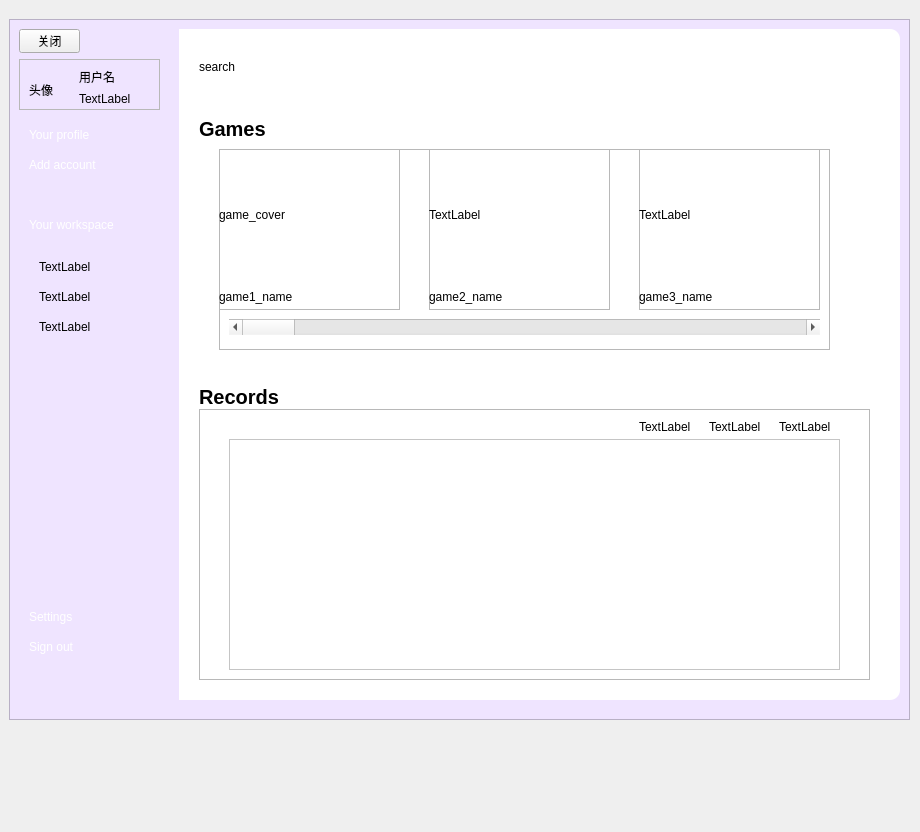
<?xml version="1.0" encoding="UTF-8"?>
<ui version="4.0">
 <class>Form</class>
 <widget class="QWidget" name="Form">
  <property name="geometry">
   <rect>
    <x>0</x>
    <y>0</y>
    <width>920</width>
    <height>832</height>
   </rect>
  </property>
  <property name="windowTitle">
   <string>Form</string>
  </property>
  <widget class="QFrame" name="main_frame">
   <property name="geometry">
    <rect>
     <x>9</x>
     <y>19</y>
     <width>901</width>
     <height>701</height>
    </rect>
   </property>
   <property name="styleSheet">
    <string notr="true">#main_frame {
	background-color: rgb(239, 228, 255)
}</string>
   </property>
   <property name="frameShape">
    <enum>QFrame::StyledPanel</enum>
   </property>
   <property name="frameShadow">
    <enum>QFrame::Raised</enum>
   </property>
   <widget class="QFrame" name="site_frame_1">
    <property name="geometry">
     <rect>
      <x>10</x>
      <y>10</y>
      <width>161</width>
      <height>671</height>
     </rect>
    </property>
    <property name="styleSheet">
     <string notr="true">#site_frame_1 {
	background: qlineargradient(x1:0.7, y1:0.5, x2:1, y2:1,
                                stop:0 rgb(134, 142, 255), 
                                stop:1 rgb(233, 206, 255));
	border-top-left-radius: 10px; /* 设置左上角圆角 */
    border-bottom-left-radius: 10px; /* 设置左下角圆角 */
}</string>
    </property>
    <property name="frameShape">
     <enum>QFrame::StyledPanel</enum>
    </property>
    <property name="frameShadow">
     <enum>QFrame::Raised</enum>
    </property>
    <widget class="QFrame" name="frame_5">
     <property name="geometry">
      <rect>
       <x>0</x>
       <y>30</y>
       <width>141</width>
       <height>51</height>
      </rect>
     </property>
     <property name="frameShape">
      <enum>QFrame::StyledPanel</enum>
     </property>
     <property name="frameShadow">
      <enum>QFrame::Raised</enum>
     </property>
     <widget class="QLabel" name="label">
      <property name="geometry">
       <rect>
        <x>10</x>
        <y>10</y>
        <width>41</width>
        <height>41</height>
       </rect>
      </property>
      <property name="text">
       <string>头像</string>
      </property>
     </widget>
     <widget class="QLabel" name="label_9">
      <property name="geometry">
       <rect>
        <x>60</x>
        <y>10</y>
        <width>91</width>
        <height>16</height>
       </rect>
      </property>
      <property name="text">
       <string>用户名</string>
      </property>
     </widget>
     <widget class="QLabel" name="label_10">
      <property name="geometry">
       <rect>
        <x>60</x>
        <y>30</y>
        <width>71</width>
        <height>20</height>
       </rect>
      </property>
      <property name="text">
       <string>TextLabel</string>
      </property>
     </widget>
    </widget>
    <widget class="QLabel" name="label_2">
     <property name="geometry">
      <rect>
       <x>10</x>
       <y>90</y>
       <width>121</width>
       <height>31</height>
      </rect>
     </property>
     <property name="styleSheet">
      <string notr="true">QLabel {
	font: 9pt &quot;Microsoft YaHei UI&quot;;
	color: rgb(255, 255, 255)
}</string>
     </property>
     <property name="text">
      <string>Your profile</string>
     </property>
    </widget>
    <widget class="QLabel" name="label_3">
     <property name="geometry">
      <rect>
       <x>10</x>
       <y>120</y>
       <width>121</width>
       <height>31</height>
      </rect>
     </property>
     <property name="styleSheet">
      <string notr="true">QLabel {
	font: 9pt &quot;Microsoft YaHei UI&quot;;
	color: rgb(255, 255, 255)
}</string>
     </property>
     <property name="text">
      <string>Add account</string>
     </property>
    </widget>
    <widget class="QLabel" name="label_4">
     <property name="geometry">
      <rect>
       <x>10</x>
       <y>180</y>
       <width>121</width>
       <height>31</height>
      </rect>
     </property>
     <property name="styleSheet">
      <string notr="true">QLabel {
	font: 9pt &quot;Microsoft YaHei UI&quot;;
	color: rgb(255, 255, 255)
}</string>
     </property>
     <property name="text">
      <string>Your workspace</string>
     </property>
    </widget>
    <widget class="QLabel" name="label_5">
     <property name="geometry">
      <rect>
       <x>20</x>
       <y>230</y>
       <width>54</width>
       <height>16</height>
      </rect>
     </property>
     <property name="text">
      <string>TextLabel</string>
     </property>
    </widget>
    <widget class="QLabel" name="label_6">
     <property name="geometry">
      <rect>
       <x>20</x>
       <y>260</y>
       <width>54</width>
       <height>16</height>
      </rect>
     </property>
     <property name="text">
      <string>TextLabel</string>
     </property>
    </widget>
    <widget class="QLabel" name="label_7">
     <property name="geometry">
      <rect>
       <x>20</x>
       <y>290</y>
       <width>54</width>
       <height>16</height>
      </rect>
     </property>
     <property name="text">
      <string>TextLabel</string>
     </property>
    </widget>
    <widget class="QLabel" name="label_8">
     <property name="geometry">
      <rect>
       <x>10</x>
       <y>610</y>
       <width>54</width>
       <height>16</height>
      </rect>
     </property>
     <property name="styleSheet">
      <string notr="true">QLabel {
	font: 9pt &quot;Microsoft YaHei UI&quot;;
	color: rgb(255, 255, 255)
}</string>
     </property>
     <property name="text">
      <string>Sign out</string>
     </property>
    </widget>
    <widget class="QPushButton" name="pushButton">
     <property name="geometry">
      <rect>
       <x>0</x>
       <y>0</y>
       <width>61</width>
       <height>24</height>
      </rect>
     </property>
     <property name="text">
      <string>关闭</string>
     </property>
    </widget>
    <widget class="QLabel" name="label_18">
     <property name="geometry">
      <rect>
       <x>10</x>
       <y>580</y>
       <width>54</width>
       <height>16</height>
      </rect>
     </property>
     <property name="styleSheet">
      <string notr="true">QLabel {
	font: 9pt &quot;Microsoft YaHei UI&quot;;
	color: rgb(255, 255, 255)
}</string>
     </property>
     <property name="text">
      <string>Settings</string>
     </property>
    </widget>
   </widget>
   <widget class="QFrame" name="main_frame_2">
    <property name="geometry">
     <rect>
      <x>170</x>
      <y>10</y>
      <width>721</width>
      <height>671</height>
     </rect>
    </property>
    <property name="styleSheet">
     <string notr="true">#main_frame_2 {
	background-color: rgb(255, 255, 255);
	border-top-right-radius: 10px; /* 设置左上角圆角 */
    border-bottom-right-radius: 10px; /* 设置左下角圆角 */
}</string>
    </property>
    <property name="frameShape">
     <enum>QFrame::StyledPanel</enum>
    </property>
    <property name="frameShadow">
     <enum>QFrame::Raised</enum>
    </property>
    <widget class="QFrame" name="Game_Frame">
     <property name="enabled">
      <bool>true</bool>
     </property>
     <property name="geometry">
      <rect>
       <x>0</x>
       <y>70</y>
       <width>711</width>
       <height>601</height>
      </rect>
     </property>
     <property name="styleSheet">
      <string notr="true">#Game_Frame {
    	border-top-right-radius: 10px; /* 设置左上角圆角 */
    border-bottom-right-radius: 10px; /* 设置左下角圆角 */
    background: qlineargradient(x1:0.3, y1:0, x2:1, y2:1,
                                stop:0 rgb(179, 202, 255), 
                                stop:1 rgba(255, 255, 255, 255));
}
</string>
     </property>
     <property name="frameShape">
      <enum>QFrame::StyledPanel</enum>
     </property>
     <property name="frameShadow">
      <enum>QFrame::Raised</enum>
     </property>
     <widget class="QLabel" name="label_12">
      <property name="geometry">
       <rect>
        <x>20</x>
        <y>20</y>
        <width>171</width>
        <height>20</height>
       </rect>
      </property>
      <property name="font">
       <font>
        <pointsize>15</pointsize>
        <italic>false</italic>
        <bold>true</bold>
       </font>
      </property>
      <property name="text">
       <string>Games</string>
      </property>
     </widget>
     <widget class="QLabel" name="label_17">
      <property name="enabled">
       <bool>true</bool>
      </property>
      <property name="geometry">
       <rect>
        <x>20</x>
        <y>290</y>
        <width>111</width>
        <height>16</height>
       </rect>
      </property>
      <property name="font">
       <font>
        <pointsize>15</pointsize>
        <bold>true</bold>
       </font>
      </property>
      <property name="text">
       <string>Records</string>
      </property>
     </widget>
     <widget class="QFrame" name="frame_6">
      <property name="geometry">
       <rect>
        <x>40</x>
        <y>50</y>
        <width>611</width>
        <height>201</height>
       </rect>
      </property>
      <property name="frameShape">
       <enum>QFrame::StyledPanel</enum>
      </property>
      <property name="frameShadow">
       <enum>QFrame::Raised</enum>
      </property>
      <widget class="QFrame" name="frame">
       <property name="geometry">
        <rect>
         <x>0</x>
         <y>0</y>
         <width>181</width>
         <height>161</height>
        </rect>
       </property>
       <property name="frameShape">
        <enum>QFrame::StyledPanel</enum>
       </property>
       <property name="frameShadow">
        <enum>QFrame::Raised</enum>
       </property>
       <widget class="QLabel" name="label_13">
        <property name="geometry">
         <rect>
          <x>0</x>
          <y>0</y>
          <width>181</width>
          <height>131</height>
         </rect>
        </property>
        <property name="styleSheet">
         <string notr="true">QFrame {
	    background: qlineargradient(x1:0.3, y1:0, x2:1, y2:1,
                                stop:0 rgb(140, 125, 255), 
                                stop:1 rgb(238, 196, 255));
	border-radius: 15px; /* 设置圆角大小 */
}</string>
        </property>
        <property name="text">
         <string>game_cover</string>
        </property>
       </widget>
       <widget class="QLabel" name="label_19">
        <property name="geometry">
         <rect>
          <x>0</x>
          <y>140</y>
          <width>91</width>
          <height>16</height>
         </rect>
        </property>
        <property name="text">
         <string>game1_name</string>
        </property>
       </widget>
      </widget>
      <widget class="QFrame" name="frame_2">
       <property name="geometry">
        <rect>
         <x>210</x>
         <y>0</y>
         <width>181</width>
         <height>161</height>
        </rect>
       </property>
       <property name="frameShape">
        <enum>QFrame::StyledPanel</enum>
       </property>
       <property name="frameShadow">
        <enum>QFrame::Raised</enum>
       </property>
       <widget class="QLabel" name="label_14">
        <property name="geometry">
         <rect>
          <x>0</x>
          <y>0</y>
          <width>181</width>
          <height>131</height>
         </rect>
        </property>
        <property name="styleSheet">
         <string notr="true">QFrame {
	    background: qlineargradient(x1:0.3, y1:0, x2:1, y2:1,
                                stop:0 rgb(255, 116, 69), 
                                stop:1 rgb(255, 219, 198));
	border-radius: 15px; /* 设置圆角大小 */
}</string>
        </property>
        <property name="text">
         <string>TextLabel</string>
        </property>
       </widget>
       <widget class="QLabel" name="label_20">
        <property name="geometry">
         <rect>
          <x>0</x>
          <y>140</y>
          <width>91</width>
          <height>16</height>
         </rect>
        </property>
        <property name="text">
         <string>game2_name</string>
        </property>
       </widget>
      </widget>
      <widget class="QFrame" name="frame_3">
       <property name="geometry">
        <rect>
         <x>420</x>
         <y>0</y>
         <width>181</width>
         <height>161</height>
        </rect>
       </property>
       <property name="frameShape">
        <enum>QFrame::StyledPanel</enum>
       </property>
       <property name="frameShadow">
        <enum>QFrame::Raised</enum>
       </property>
       <widget class="QLabel" name="label_15">
        <property name="geometry">
         <rect>
          <x>0</x>
          <y>0</y>
          <width>181</width>
          <height>131</height>
         </rect>
        </property>
        <property name="styleSheet">
         <string notr="true">QFrame {
		    background: qlineargradient(x1:0.3, y1:0, x2:1, y2:1,
                                stop:0 rgb(141, 255, 123), 
                                stop:1 rgb(223, 255, 222));
	border-radius: 15px; /* 设置圆角大小 */
}</string>
        </property>
        <property name="text">
         <string>TextLabel</string>
        </property>
       </widget>
       <widget class="QLabel" name="label_21">
        <property name="geometry">
         <rect>
          <x>0</x>
          <y>140</y>
          <width>91</width>
          <height>16</height>
         </rect>
        </property>
        <property name="text">
         <string>game3_name</string>
        </property>
       </widget>
      </widget>
      <widget class="QScrollBar" name="horizontalScrollBar">
       <property name="geometry">
        <rect>
         <x>10</x>
         <y>170</y>
         <width>591</width>
         <height>16</height>
        </rect>
       </property>
       <property name="orientation">
        <enum>Qt::Horizontal</enum>
       </property>
      </widget>
     </widget>
     <widget class="QFrame" name="frame_7">
      <property name="geometry">
       <rect>
        <x>20</x>
        <y>310</y>
        <width>671</width>
        <height>271</height>
       </rect>
      </property>
      <property name="frameShape">
       <enum>QFrame::StyledPanel</enum>
      </property>
      <property name="frameShadow">
       <enum>QFrame::Raised</enum>
      </property>
      <widget class="QFrame" name="frame_4">
       <property name="geometry">
        <rect>
         <x>30</x>
         <y>30</y>
         <width>611</width>
         <height>231</height>
        </rect>
       </property>
       <property name="styleSheet">
        <string notr="true">QFrame {
	background-color: rgb(255, 255, 255)
}</string>
       </property>
       <property name="frameShape">
        <enum>QFrame::StyledPanel</enum>
       </property>
       <property name="frameShadow">
        <enum>QFrame::Raised</enum>
       </property>
      </widget>
      <widget class="QLabel" name="label_23">
       <property name="geometry">
        <rect>
         <x>580</x>
         <y>10</y>
         <width>54</width>
         <height>16</height>
        </rect>
       </property>
       <property name="text">
        <string>TextLabel</string>
       </property>
      </widget>
      <widget class="QLabel" name="label_22">
       <property name="geometry">
        <rect>
         <x>510</x>
         <y>10</y>
         <width>54</width>
         <height>16</height>
        </rect>
       </property>
       <property name="text">
        <string>TextLabel</string>
       </property>
      </widget>
      <widget class="QLabel" name="label_16">
       <property name="geometry">
        <rect>
         <x>440</x>
         <y>10</y>
         <width>54</width>
         <height>16</height>
        </rect>
       </property>
       <property name="text">
        <string>TextLabel</string>
       </property>
      </widget>
     </widget>
    </widget>
    <widget class="QLabel" name="label_11">
     <property name="geometry">
      <rect>
       <x>20</x>
       <y>30</y>
       <width>321</width>
       <height>16</height>
      </rect>
     </property>
     <property name="text">
      <string>search</string>
     </property>
    </widget>
   </widget>
  </widget>
 </widget>
 <resources/>
 <connections/>
</ui>
